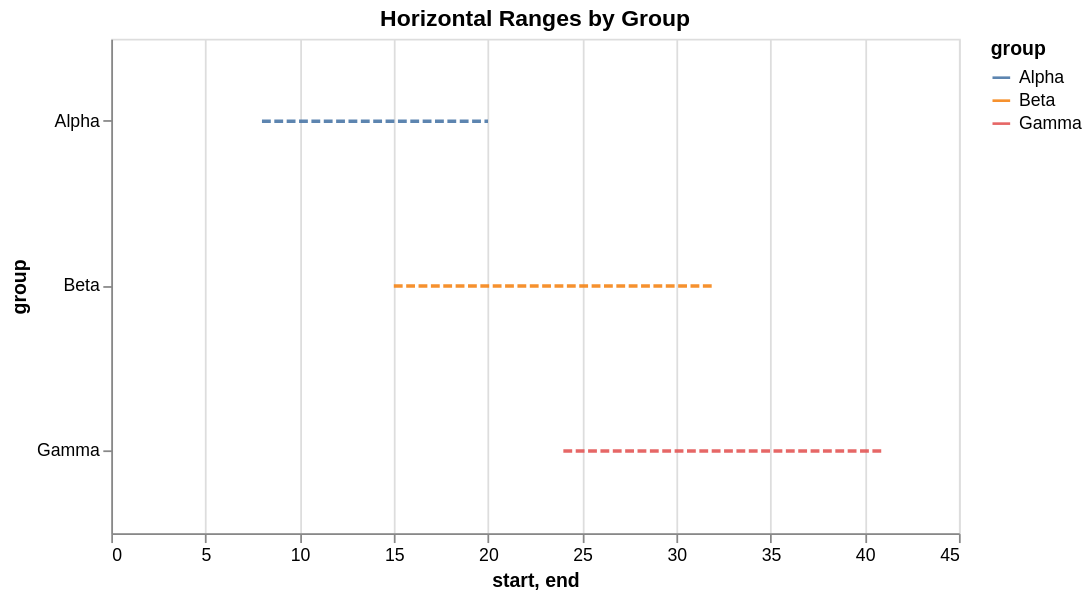

The Vega-Lite source for this figure:
### Vega-Lite specification from a JSON file in a GitHub repository (floating-point values rounded to 4 significant figures)
{"$schema": "https://vega.github.io/schema/vega-lite/v6.json", "width": 480, "height": 280, "title": "Horizontal Ranges by Group", "mark": {"type": "rule", "strokeWidth": 2, "strokeDash": [5, 2], "opacity": 0.9, "clip": true}, "data": {"values": [{"group": "Alpha", "start": 8, "end": 20}, {"group": "Beta", "start": 15, "end": 32}, {"group": "Gamma", "start": 24, "end": 41}]}, "encoding": {"x": {"field": "start", "type": "quantitative"}, "x2": {"field": "end"}, "y": {"field": "group", "type": "nominal"}, "color": {"field": "group", "type": "nominal"}}}
